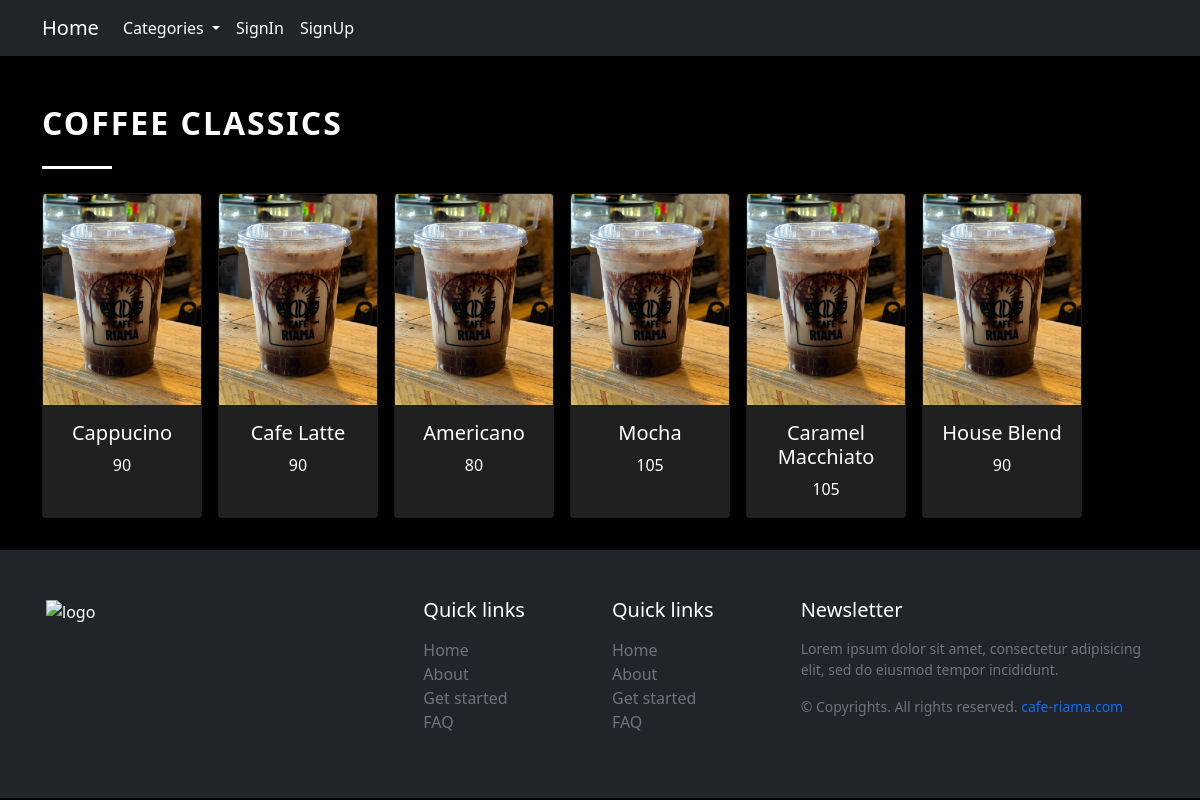
The page /specific-category/Coffee Classics/ on the database its author committed.
### store/models.py (models this page shows, shortened)
class Item(models.Model):
    customer = models.ManyToManyField(User, blank=True, null=True)
    name = models.CharField(max_length=50)
    price = models.PositiveIntegerField(default=0)
    hot_price = models.PositiveIntegerField(default=0)
    cold_price = models.PositiveIntegerField(default=0)
    hot_cold = models.CharField(choices=CHOICES, max_length=5, default='Hot')
    discount_price = models.PositiveIntegerField(blank=True, null=True)
    category = models.CharField(choices=CATEGORY_CHOICES, max_length=17, blank=True, null=True)
    description = models.TextField(blank=True, null=True, default='Lorem ipsum dolor sit amet consectetur adipisicing elit. Quia animi eveniet recusandae. Assumenda ab aliquid deleniti voluptatibus officia. Debitis, quam.')
    item_slug = models.SlugField(unique=True, default=None)
    image = models.ImageField(default='constant/cafe.jpg', upload_to='items-img')
    def detail_caffeinated_url(self):
        return reverse('store:caffeinated', kwargs={'item_slug': self.item_slug})

### store/views.py (the view)
# urls.py: path('specific-category/<str:item_category>/', views.specific_category, name='specific-category'),
def specific_category(request, item_category):
    items_category = None
    coffee_classics = None
    special_latte = None
    frappe = None
    other_drinks = None
    categorized_items = None
    if item_category == 'Caffeinated':
        coffee_classics = Item.objects.filter(category='Coffee Classics')
        special_latte = Item.objects.filter(category='Special Latte')
        items_category = item_category
    elif item_category == 'Coolers':
        frappe = Item.objects.filter(category='Frappe')
        other_drinks = Item.objects.filter(category='Other Drinks')
        items_category = item_category
    elif item_category == 'Other Drinks':
        other_drinks = Item.objects.filter(category='Other Drinks')
        items_category = item_category
    else:
        categorized_items = Item.objects.filter(category=item_category)
        items_category = categorized_items.first().category
    context = {'categorized_items': categorized_items, 'items_category': items_category, 'coffee_classics': coffee_classics, 'special_latte': special_latte, 'other_drinks': other_drinks, 'frappe': frappe, 'order_quantity': order_quantity(request)}
    return render(request, 'store/specific-category.html', context)

### store/views.py (called while the page is built)
def order_quantity(request):
    if request.user.is_authenticated:
        customer = Order.objects.filter(user=request.user, ordered=False)
        if customer.exists():
            return customer.first().items.all().count()
    else:
        return 0

### store/templates/store/specific-category.html (shortened to what this page needs)
{% extends 'base.html' %}
{% load static %}
{% block content %}
    <div class="container-lg">
        <h2 class="letter-spacing text-uppercase fw-bold mt-5" id="starters">{{ items_category }}</h2>
        <div class="my-4" style="height: 3px; width: 70px; background-color: white;"></div>
        {% if items_category == 'Caffeinated' %}
            <h4 class="letter-spacing text-uppercase mb-3">Coffee Classics</h4>
            <div class="d-flex pb-3 flex-wrap">
                {% for item in coffee_classics %}
                    {% if request.user in item.customer.all %}
                        {% include 'store/sections/all-product-div.html' with in_cart=True item_slug=item.detail_caffeinated_url image_url=item.image.url name=item.name price=item.price %}
                    {% else %}
                        {% include 'store/sections/all-product-div.html' with in_cart=False item_slug=item.detail_caffeinated_url image_url=item.image.url name=item.name price=item.price %}
                    {% endif %}
                {% endfor %}
            </div>
            <br>
            <h4 class="letter-spacing text-uppercase mb-3">Special Latte</h4>
            <div class="d-flex pb-3 flex-wrap">
                {% for item in special_latte %}
                    {% if request.user in item.customer.all %}
                        {% include 'store/sections/all-product-div.html' with in_cart=True item_slug=item.detail_caffeinated_url image_url=item.image.url name=item.name price=item.price %}
                    {% else %}
                        {% include 'store/sections/all-product-div.html' with in_cart=False item_slug=item.detail_caffeinated_url image_url=item.image.url name=item.name price=item.price %}
                    {% endif %}
                {% endfor %}
            </div>
        {% elif items_category == 'Coffee Classics' or items_category == 'Special Latte' %}
        <div class="d-flex pb-3 flex-wrap">
            {% for item in categorized_items %}
                {% if request.user in item.customer.all %}
                    {% include 'store/sections/all-product-div.html' with in_cart=True item_slug=item.detail_caffeinated_url image_url=item.image.url name=item.name price=item.price %}
                {% else %}
                    {% include 'store/sections/all-product-div.html' with in_cart=False item_slug=item.detail_caffeinated_url image_url=item.image.url name=item.name price=item.price %}
                {% endif %}
            {% endfor %}
        </div>
        {% else %}
            <h2>Something went wrong...</h2>
        {% endif %}
        </div>
{% endblock content %}

### templates/base.html (shortened to what this page needs)
{% load static %}
<!DOCTYPE html>
<html lang="en">
<head>
    <link rel="stylesheet" href="https://cdn.jsdelivr.net/npm/bootstrap-icons@1.9.1/font/bootstrap-icons.css">
    <link rel="stylesheet" href="{% static 'bootstrap/css/bootstrap.css' %}">
    <link rel="stylesheet" href="{% static 'styles/base.css' %}">
</head>
<body>
    <nav class="navbar navbar-expand-lg navbar-dark bg-dark">
        <div class="container-lg">
          <a class="navbar-brand" href="{% url 'store:home' %}">Home</a>
          <div class="collapse navbar-collapse" id="navbarNavDropdown">
            <ul class="navbar-nav">
              <li class="nav-item dropdown">
                <a class="nav-link active dropdown-toggle" href="#" id="navbarDropdownMenuLink" role="button" data-bs-toggle="dropdown" aria-expanded="false">
                  Categories
                </a>
              </li>
              {% if not request.user.is_authenticated %}
              <li class="nav-item">
                <a href="{% url 'account:sign-in' %}" class="nav-link active">
                  SignIn
                </a>
              </li>
              <li class="nav-item">
                <a href="{% url 'account:sign-up' %}" class="nav-link active">
                  SignUp
                </a>
              </li>
              {% endif %}
            </ul>
          </div>
        </div>
      </nav>
      {% block content %}
      {% endblock content %}
    <footer class="w-100 py-4 flex-shrink-0 bg-dark">
        <div class="container-lg py-4">
            <div class="row gy-4">
                <div class="col-lg-4 col-md-6">
                    <img src="{% static 'products-image/logo/eat-drink.jpg' %}" alt="logo" class="img-fluid">
                </div>
                <div class="col-lg-2 col-md-6">
                    <h5 class="text-white mb-3">Quick links</h5>
                    <ul class="list-unstyled text-muted">
                        <li><a href="{% url 'store:home' %}">Home</a></li>
                        <li><a href="#">About</a></li>
                        <li><a href="#">Get started</a></li>
                        <li><a href="#">FAQ</a></li>
                    </ul>
                </div>
                <div class="col-lg-2 col-md-6">
                    <h5 class="text-white mb-3">Quick links</h5>
                    <ul class="list-unstyled text-muted">
                        <li><a href="#">Home</a></li>
                        <li><a href="#">About</a></li>
                        <li><a href="#">Get started</a></li>
                        <li><a href="#">FAQ</a></li>
                    </ul>
                </div>
                <div class="col-lg-4 col-md-6">
                    <h5 class="text-white mb-3">Newsletter</h5>
                    <p class="small text-muted">Lorem ipsum dolor sit amet, consectetur adipisicing elit, sed do eiusmod tempor incididunt.</p>
                    <p class="small text-muted mb-0">&copy; Copyrights. All rights reserved. <a class="text-primary" href="#">cafe-riama.com</a></p>
                </div>
            </div>
        </div>
    </footer>
</body>
</html>

### store/templates/store/sections/all-product-div.html
{% if in_cart %}
  <div class="card background-light me-3 mb-3 black-transition text-center border border-primary" style="width: 10rem;">
{% else %}
  <div class="card background-light me-3 mb-3 black-transition text-center" style="width: 10rem;">
{% endif %}
    <a href="{{ item_slug }}" class="text-decoration-none text-white">
        <img src="{{ image_url }}" class="card-img-top" alt="...">
        <div class="card-body">
          <h5 class="card-title">{{ name }}</h5>
          <p class="card-text">{{ price }}</p>
        </div>
    </a>
</div>

### static/styles/base.css (style rules this page uses)
body { background-color: black; color: white; scroll-behavior: smooth; }
.background-light { background-color: #202020; }
.letter-spacing { letter-spacing: 2px; }
.card { width: 100%; }
.row { display: -ms-flexbox; display: flex; -ms-flex-wrap: wrap; flex-wrap: wrap; padding: 0 4px; }
footer a { color: inherit; text-decoration: none; transition: all 0.3s; }

### rows shown on the page
Item: category "COFFEE CLASSICS", name "Cappucino", price "90"
Item: name "Cafe Latte", price "90"
Item: name "Americano", price "80"
Item: name "Mocha", price "105"
Item: name "Caramel Macchiato", price "105"
Item: name "House Blend", price "90"
